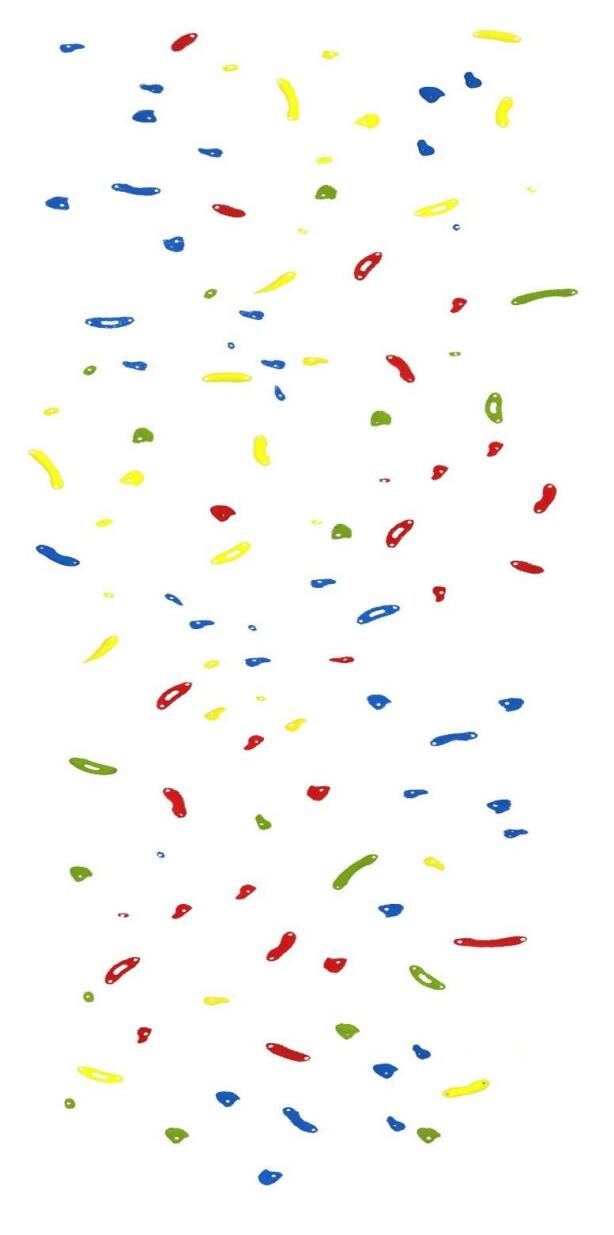
#> input picture 2023年暑期第二次模拟B题/test.jpg, 614 x 1235 px
$ python Gray.py
#> lines starting #> are read from the running program, lines starting #| are printed output that depends on the picture; after the words box and inside, x2 and y2 are one past the last pixel; in counts of white or black regions, pixels touching at a corner belong together
import cv2

# 加载图片
image_path = 'test.jpg'
original_image = cv2.imread(image_path)
#> original_image is the input picture: shape (1235, 614, 3); mean B, G, R 248.4, 250.3, 250.8

# 转换为灰度图
gray_image = cv2.cvtColor(original_image, cv2.COLOR_BGR2GRAY)
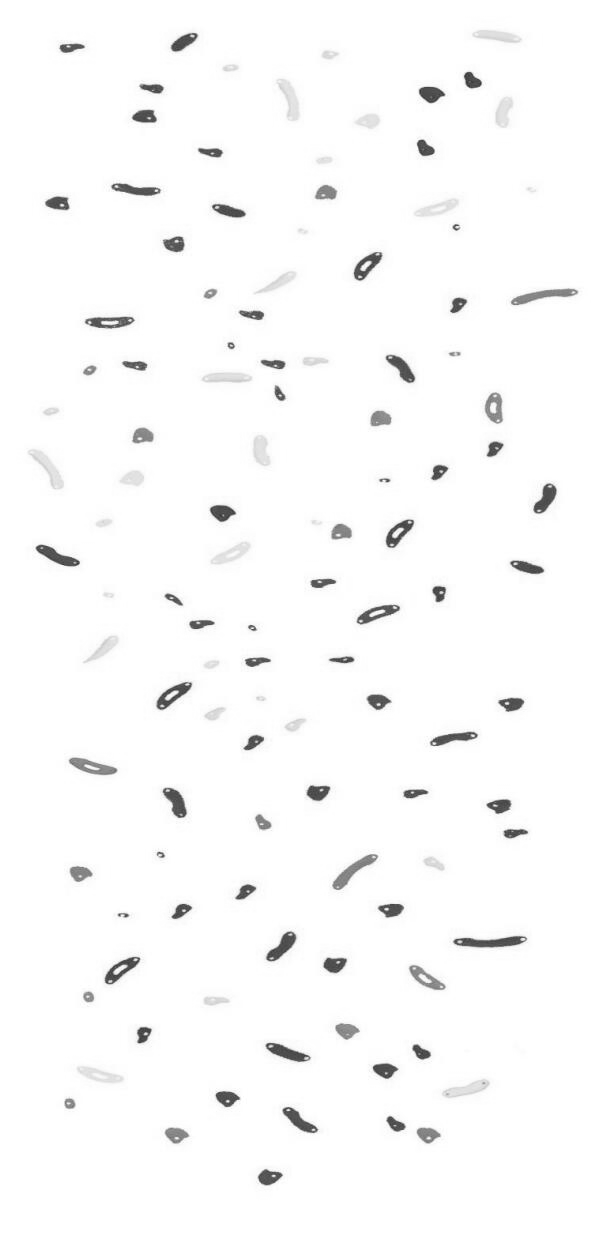
#> gray_image: shape (1235, 614); min 45, max 255, mean 250.2

# 使用Canny边缘检测
edges = cv2.Canny(gray_image, threshold1=20, threshold2=60)  # 调整阈值以获得所需的边缘效果
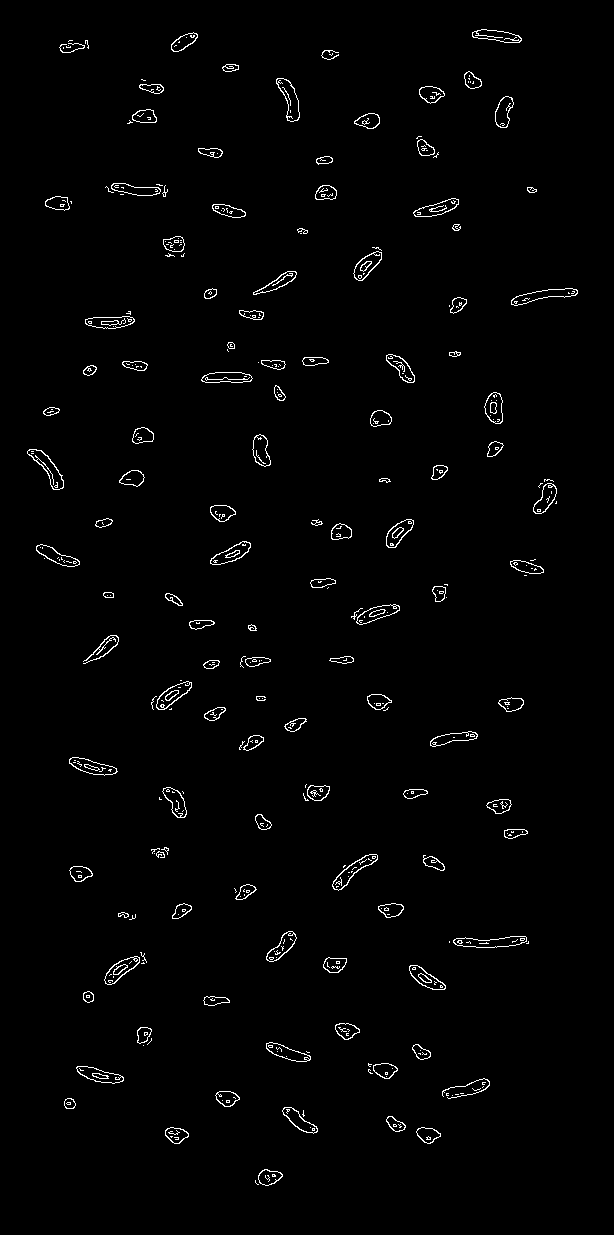
#> edges: shape (1235, 614); 1.5% white in thin lines or dots, all inside (x1, y1, x2, y2) = (27, 29, 578, 1186)

# 显示Canny边缘检测图像
cv2.imwrite('Canny_Edges.jpg', edges)
cv2.imshow('Canny Edges', edges)
cv2.waitKey(0)
cv2.destroyAllWindows()

$ run again, with 2023年暑期第二次模拟B题/1111.jpg copied over 2023年暑期第二次模拟B题/test.jpg
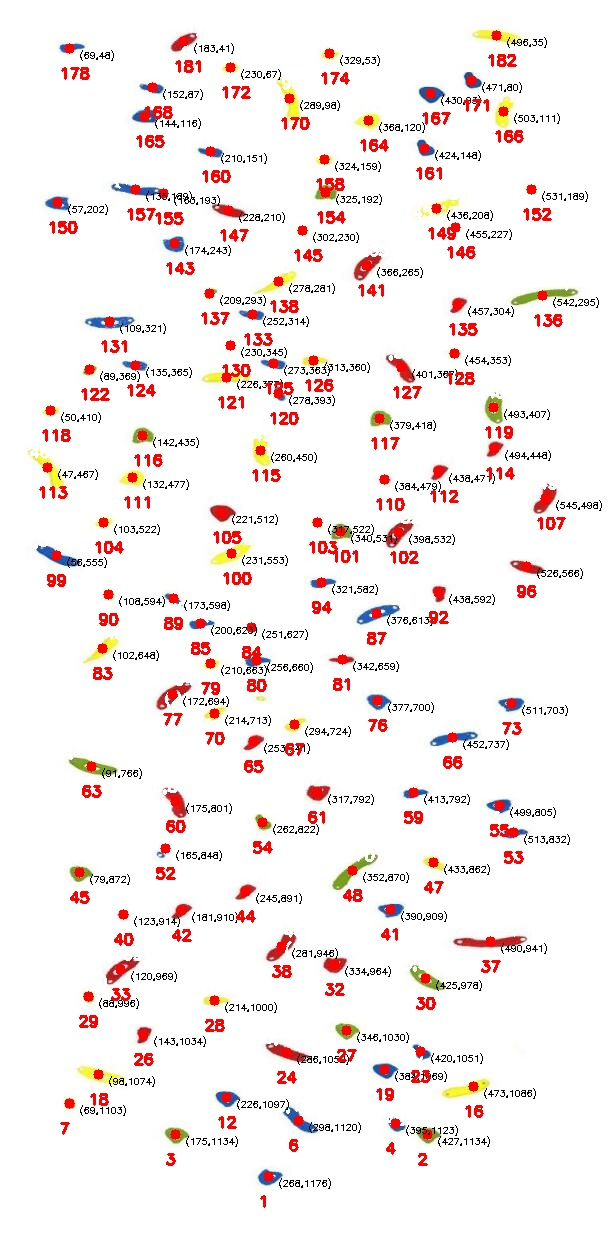
#> input picture 2023年暑期第二次模拟B题/1111.jpg, 614 x 1235 px
#> original_image is the input picture: shape (1235, 614, 3); mean B, G, R 236.2, 237.6, 246.1
#> `gray_image = cv2.cvtColor(original_image, cv2.COLOR_BGR2GRAY)`:
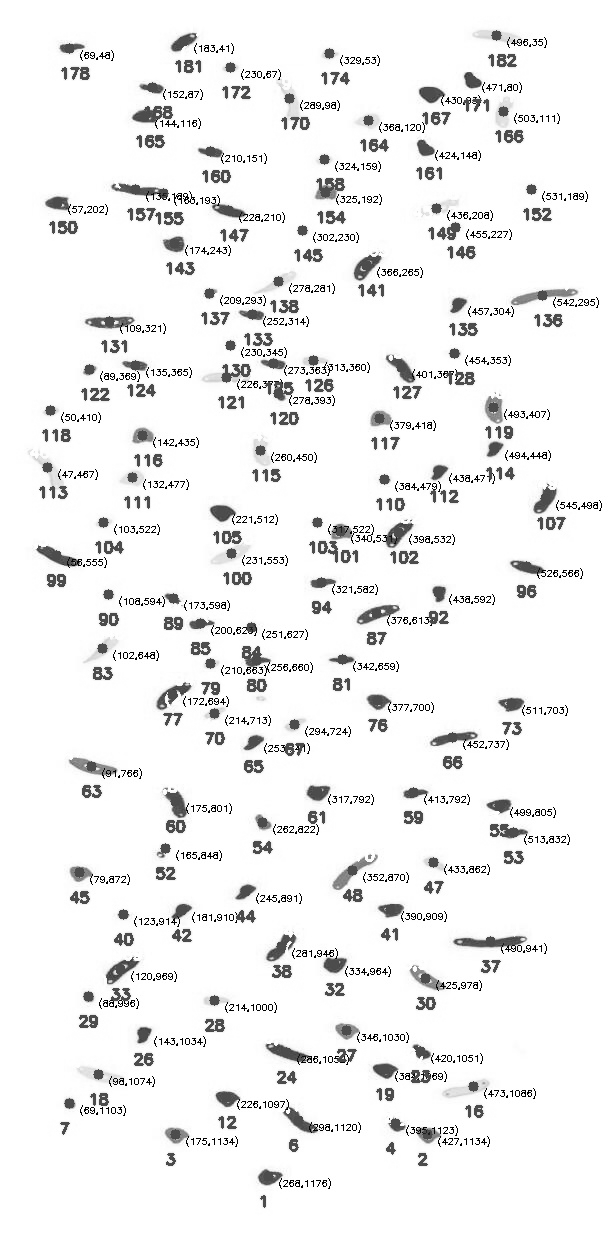
#> gray_image: shape (1235, 614); min 0, max 255, mean 240
#> `edges = cv2.Canny(gray_image, threshold1=20, threshold2=60)`:
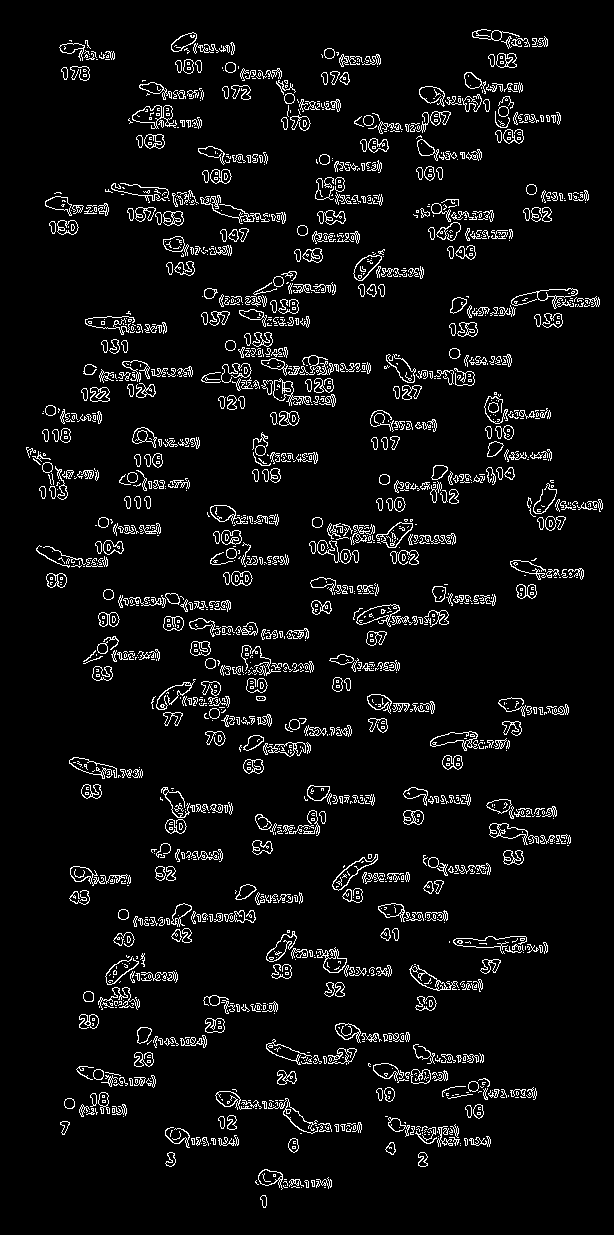
#> edges: shape (1235, 614); 5.7% white in thin lines or dots, all inside (x1, y1, x2, y2) = (26, 29, 603, 1208)
